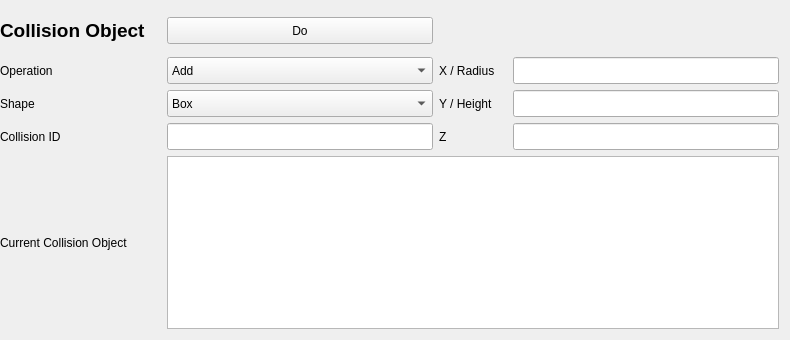
      <widget class="QWidget" name="tab_Environment">
       <attribute name="title">
        <string>Environment</string>
       </attribute>
       <widget class="QWidget" name="gridLayoutWidget_6">
        <property name="geometry">
         <rect>
          <x>0</x>
          <y>10</y>
          <width>781</width>
          <height>321</height>
         </rect>
        </property>
        <layout class="QGridLayout" name="gridLayout_2">
         <item row="1" column="3">
          <widget class="QLineEdit" name="lineEdit_X_Radius">
           <property name="minimumSize">
            <size>
             <width>266</width>
             <height>27</height>
            </size>
           </property>
           <property name="maximumSize">
            <size>
             <width>266</width>
             <height>27</height>
            </size>
           </property>
           <property name="readOnly">
            <bool>false</bool>
           </property>
          </widget>
         </item>
         <item row="3" column="2">
          <widget class="QLabel" name="label_Dimension_Z">
           <property name="minimumSize">
            <size>
             <width>68</width>
             <height>27</height>
            </size>
           </property>
           <property name="maximumSize">
            <size>
             <width>68</width>
             <height>27</height>
            </size>
           </property>
           <property name="text">
            <string>Z</string>
           </property>
          </widget>
         </item>
         <item row="4" column="0">
          <widget class="QLabel" name="label_CurrenCollisionObject">
           <property name="minimumSize">
            <size>
             <width>161</width>
             <height>173</height>
            </size>
           </property>
           <property name="maximumSize">
            <size>
             <width>161</width>
             <height>173</height>
            </size>
           </property>
           <property name="text">
            <string>Current Collision Object</string>
           </property>
          </widget>
         </item>
         <item row="1" column="0">
          <widget class="QLabel" name="label_Operation">
           <property name="minimumSize">
            <size>
             <width>161</width>
             <height>27</height>
            </size>
           </property>
           <property name="maximumSize">
            <size>
             <width>161</width>
             <height>27</height>
            </size>
           </property>
           <property name="text">
            <string>Operation</string>
           </property>
          </widget>
         </item>
         <item row="1" column="2">
          <widget class="QLabel" name="label_Dimension_X_Radius">
           <property name="minimumSize">
            <size>
             <width>68</width>
             <height>27</height>
            </size>
           </property>
           <property name="maximumSize">
            <size>
             <width>68</width>
             <height>27</height>
            </size>
           </property>
           <property name="text">
            <string>X / Radius</string>
           </property>
          </widget>
         </item>
         <item row="2" column="1">
          <widget class="QComboBox" name="comboBox_Shape">
           <property name="minimumSize">
            <size>
             <width>266</width>
             <height>27</height>
            </size>
           </property>
           <property name="maximumSize">
            <size>
             <width>266</width>
             <height>27</height>
            </size>
           </property>
           <item>
            <property name="text">
             <string>Box</string>
            </property>
           </item>
           <item>
            <property name="text">
             <string>Sphere</string>
            </property>
           </item>
           <item>
            <property name="text">
             <string>Cylinder</string>
            </property>
           </item>
           <item>
            <property name="text">
             <string>Cone</string>
            </property>
           </item>
          </widget>
         </item>
         <item row="3" column="3">
          <widget class="QLineEdit" name="lineEdit_Z">
           <property name="minimumSize">
            <size>
             <width>266</width>
             <height>27</height>
            </size>
           </property>
           <property name="maximumSize">
            <size>
             <width>266</width>
             <height>27</height>
            </size>
           </property>
           <property name="readOnly">
            <bool>false</bool>
           </property>
          </widget>
         </item>
         <item row="3" column="1">
          <widget class="QLineEdit" name="lineEdit_CollisionID">
           <property name="minimumSize">
            <size>
             <width>266</width>
             <height>27</height>
            </size>
           </property>
           <property name="maximumSize">
            <size>
             <width>266</width>
             <height>27</height>
            </size>
           </property>
           <property name="readOnly">
            <bool>false</bool>
           </property>
          </widget>
         </item>
         <item row="2" column="3">
          <widget class="QLineEdit" name="lineEdit_Y_Height">
           <property name="minimumSize">
            <size>
             <width>266</width>
             <height>27</height>
            </size>
           </property>
           <property name="maximumSize">
            <size>
             <width>266</width>
             <height>27</height>
            </size>
           </property>
           <property name="readOnly">
            <bool>false</bool>
           </property>
          </widget>
         </item>
         <item row="1" column="1">
          <widget class="QComboBox" name="comboBox_Operation">
           <property name="minimumSize">
            <size>
             <width>266</width>
             <height>27</height>
            </size>
           </property>
           <property name="maximumSize">
            <size>
             <width>266</width>
             <height>27</height>
            </size>
           </property>
           <item>
            <property name="text">
             <string>Add</string>
            </property>
           </item>
           <item>
            <property name="text">
             <string>Remove</string>
            </property>
           </item>
          </widget>
         </item>
         <item row="0" column="1">
          <widget class="QPushButton" name="pushButton_Do">
           <property name="minimumSize">
            <size>
             <width>266</width>
             <height>27</height>
            </size>
           </property>
           <property name="maximumSize">
            <size>
             <width>266</width>
             <height>27</height>
            </size>
           </property>
           <property name="text">
            <string>Do</string>
           </property>
          </widget>
         </item>
         <item row="2" column="2">
          <widget class="QLabel" name="label_Dimension_Y_Height">
           <property name="minimumSize">
            <size>
             <width>68</width>
             <height>27</height>
            </size>
           </property>
           <property name="maximumSize">
            <size>
             <width>68</width>
             <height>27</height>
            </size>
           </property>
           <property name="text">
            <string>Y / Height</string>
           </property>
          </widget>
         </item>
         <item row="3" column="0">
          <widget class="QLabel" name="label_CollisionID">
           <property name="minimumSize">
            <size>
             <width>161</width>
             <height>27</height>
            </size>
           </property>
           <property name="maximumSize">
            <size>
             <width>161</width>
             <height>27</height>
            </size>
           </property>
           <property name="text">
            <string>Collision ID</string>
           </property>
          </widget>
         </item>
         <item row="2" column="0">
          <widget class="QLabel" name="label_Shape">
           <property name="minimumSize">
            <size>
             <width>161</width>
             <height>27</height>
            </size>
           </property>
           <property name="maximumSize">
            <size>
             <width>161</width>
             <height>27</height>
            </size>
           </property>
           <property name="text">
            <string>Shape</string>
           </property>
          </widget>
         </item>
         <item row="0" column="0">
          <widget class="QLabel" name="label_CollisionObject">
           <property name="minimumSize">
            <size>
             <width>161</width>
             <height>41</height>
            </size>
           </property>
           <property name="maximumSize">
            <size>
             <width>161</width>
             <height>41</height>
            </size>
           </property>
           <property name="font">
            <font>
             <pointsize>14</pointsize>
             <weight>75</weight>
             <bold>true</bold>
            </font>
           </property>
           <property name="text">
            <string>Collision Object</string>
           </property>
          </widget>
         </item>
         <item row="4" column="1" colspan="3">
          <widget class="QListWidget" name="listWidget_CurrentCollisionObject">
           <property name="minimumSize">
            <size>
             <width>612</width>
             <height>173</height>
            </size>
           </property>
           <property name="maximumSize">
            <size>
             <width>612</width>
             <height>173</height>
            </size>
           </property>
          </widget>
         </item>
        </layout>
       </widget>
      </widget>
